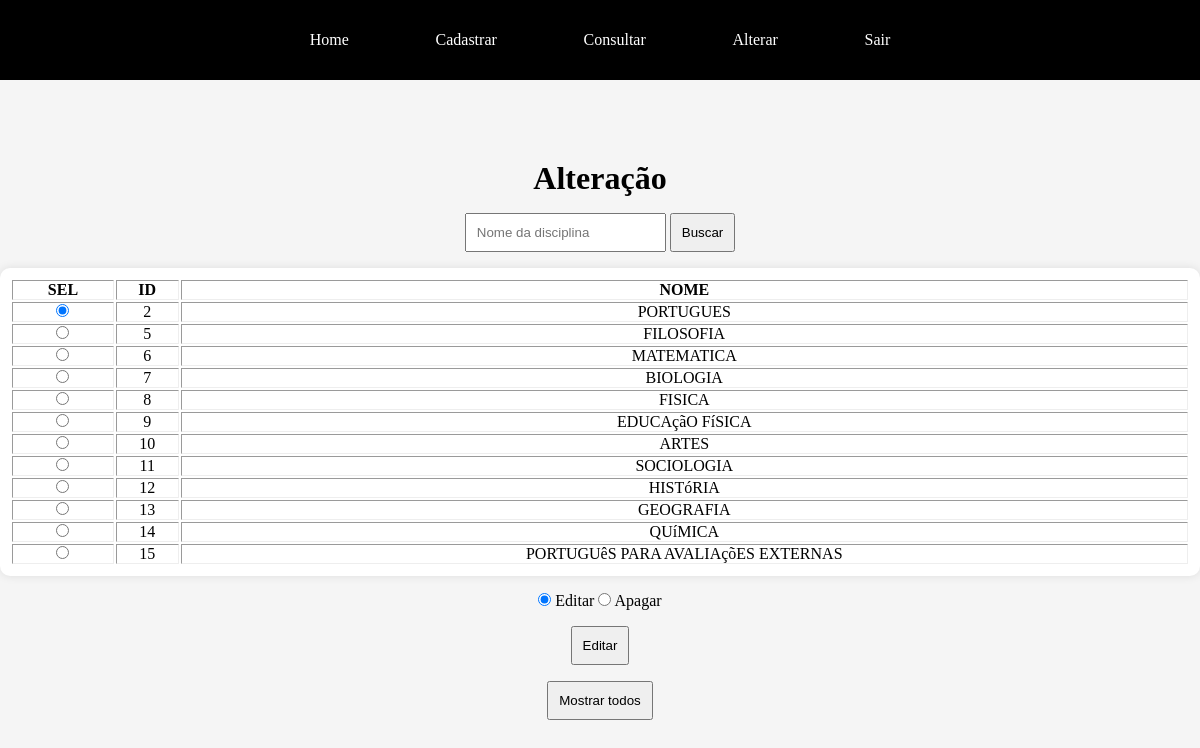
The app's page /site/acess/adm/alteracao/disc/busca.php with its own data.
### tables this page shows
CREATE TABLE `disciplina` (
  `id` int(11) NOT NULL,
  `nome` varchar(60) NOT NULL
);

### site/acess/adm/alteracao/disc/busca.php (the view, shortened to what this page needs)
<!DOCTYPE html>
<html lang="pt-BR">
<head>
  <link rel="stylesheet" href="../../../../css/acess/consulta.css">
  <?php
    require "../../../../conexao.php";
    $nome = $_POST['nome'];
    $sql = "SELECT * FROM disciplina WHERE nome LIKE '$nome%'";
    $result = mysqli_query($conn, $sql);
    $rows = mysqli_num_rows($result);
  ?>
</head>
<body>
  <header>
    <nav class="menu">
      <a href="../../home.php" class="menu-item"><span>Home</span></a>
      <a href="../../cadastrar.php" class="menu-item"><span>Cadastrar</span></a>
      <a href="../../consultar.php" class="menu-item"><span>Consultar</span></a>
      <a href="../../alterar.php" class="menu-item"><span>Alterar</span></a>
      <a href="../../../../index.php" class="menu-item"><span>Sair</span></a>
    </nav>
  </header>
  <main>
    <h1>Alteração</h1>
    <form action="busca.php" method="post">
      <input type="text" name="nome" placeholder="Nome da disciplina" required>
      <button type="submit">Buscar</button>
    </form>
    <form action="validacao.php" method="post" class="form">
      <table border="1px" class='lista'>
        <thead>
          <th>SEL</th>
          <th>ID</th>
          <th>NOME</th>
        </thead>
        <tbody>
          <?php
            if ($rows > 0) {
              $c = 0;
              while ($row = mysqli_fetch_assoc($result)) {
                if ($c == 0) {
                  echo "<tr>
                    <td><input type='radio' value='{$row['nome']}' name='disc' checked></td>
                    <td>{$row['id']}</td>
                    <td>{$row['nome']}</td>
                  </tr>";
                  $c = 1;
                } else {
                  echo "<tr>
                    <td><input type='radio' value='{$row['nome']}' name='disc'></td>
                    <td>{$row['id']}</td>
                    <td>{$row['nome']}</td>
                  </tr>";
                }
              }
            } else {
              echo "<script>alert('Disciplina não encontrada!'); location.href = 'alterar.php'</script>";
            }
          ?>
        </tbody>
      </table>
      <div class="radios">
          <input type="radio" name="alt" value='editar' checked onclick="mudar()">
          <span>Editar</span>
          <input type="radio" name="alt" value='apagar' onclick='mudar()'>
          <span>Apagar</span>
      </div>
      <button type='submit' id='btn'>Editar</button>
    </form>
    <button onclick="voltar()">Mostrar todos</button>
  </main>
</body>
</html>

### site/css/acess/consulta.css (style rules this page uses)
main { display: flex; justify-content: center; align-items: center; width: 100%; height: calc(100vh - 80px); flex-direction: column; gap: 1rem; text-align: center; background-color: whitesmoke; position: relative; }
input { padding: 10px; }
button { padding: 10px; cursor: pointer; }
.lista { border: none; padding: 10px; background-color: white; box-shadow: 0 0 10px rgba(0,0,0,0.1); width: 100%; border-radius: 10px; }
.form { display: flex; justify-content: center; align-items: center; flex-direction: column; width: 100%; gap: 1rem; }

### site/css/acess/header.css (style rules this page uses)
* { margin: 0; padding: 0; box-sizing: border-box; text-decoration: none; }
header { width: 100%; height: 80px; background-color: black; color: white; box-shadow: 0 0 10px rgba(0,0,0,0.1); display: flex; justify-content: center; align-items: center; }
.menu { display: flex; justify-content: center; gap: 20%; }
.menu > a { color: white; position: relative; padding: 10px; }
.menu > a::after { content: ''; position: absolute; width: 0; left: 0; bottom: 0; height: 2px; background-color: white; transition: width .3s ease; }

### records on screen
disciplina: id "2", nome "PORTUGUES"
disciplina: id "5", nome "FILOSOFIA"
disciplina: id "6", nome "MATEMATICA"
disciplina: id "7", nome "BIOLOGIA"
disciplina: id "8", nome "FISICA"
disciplina: id "9", nome "EDUCAçãO FíSICA"
disciplina: id "10", nome "ARTES"
disciplina: id "11", nome "SOCIOLOGIA"
disciplina: id "12", nome "HISTóRIA"
disciplina: id "13", nome "GEOGRAFIA"
disciplina: id "14", nome "QUíMICA"
disciplina: id "15", nome "PORTUGUêS PARA AVALIAçõES EXTERNAS"
